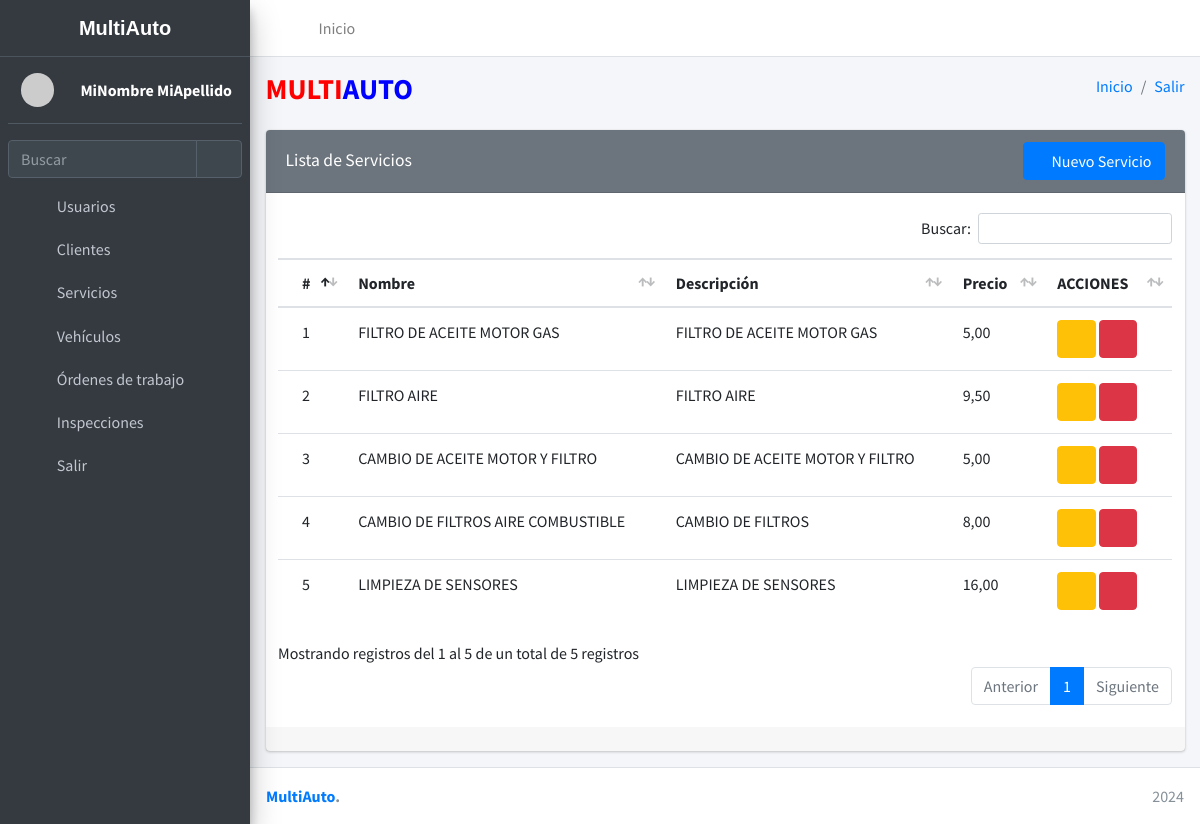
The page /lista_servicios/ (signed in) on the database its author committed.
### Aplicaciones/Gestion/models.py (models this page shows, shortened)
class Usuario(models.Model):
    id_usr = models.AutoField(primary_key=True)
    username = models.CharField(max_length=150, unique=True)
    nombre = models.CharField(max_length=30)
    apellido = models.CharField(max_length=30)
    telefono = models.CharField(max_length=15, blank=True, null=True)
    email = models.EmailField(unique=True)
    password = models.CharField(max_length=128)
    ADMINISTRADOR = 'ADMINISTRADOR'
    MECANICO = 'MECANICO'
    ROLES = [
        (ADMINISTRADOR, 'Administrador'),
        (MECANICO, 'Mecánico'),
    ]
    rol = models.CharField(max_length=20, choices=ROLES)
    is_active = models.BooleanField(default=True)
    is_deleted = models.BooleanField(default=False)
    deleted_at = models.DateTimeField(null=True, blank=True)

class Servicio(models.Model):
    id_ser = models.AutoField(primary_key=True)
    nombre_ser = models.CharField(max_length=255, unique=True)
    descripcion_ser = models.TextField()
    precio_ser = models.DecimalField(max_digits=10, decimal_places=2)
    is_deleted = models.BooleanField(default=False)
    deleted_at = models.DateTimeField(null=True, blank=True)

### Aplicaciones/Gestion/decorators.py (the view)
    def wrapper(request, *args, **kwargs):
        if 'id_usr' not in request.session:
            return redirect('login')
        else:
            try:
                request.user = Usuario.objects.get(id_usr=request.session['id_usr'])
                if request.user.rol != Usuario.ADMINISTRADOR:
                    return render(request, 'permission_denied.html')  #
            except Usuario.DoesNotExist:
                return redirect('login')
        return view_func(request, *args, **kwargs)

### Aplicaciones/Gestion/views.py (called while the page is built)
@admin_required
def listaServicios(request):
    servicios = Servicio.objects.filter(is_deleted=False)
    return render(request,'listaServicios.html',{'servicios':servicios})

### Aplicaciones/Gestion/templates/listaServicios.html (shortened to what this page needs)
{% extends "./index.html" %} {% block body %}
<section class="content">
  <div class="container-fluid">
    <div class="row">
      <div class="col-12">
        <div class="card card-secondary">
         <div class="card-header d-flex justify-content-between align-items-center">
    <h3 class="card-title">Lista de Servicios</h3>
    <a href="{% url 'guardarServicio' %}" class="btn btn-primary ml-auto">
        <i class="fa fa-plus nav-icon"></i> Nuevo Servicio
    </a>
</div>
          <div class="card-body">
            <div class="row">
              <div class="card-body table-responsive p-0">
                <table
                  id="tbl_servicios"
                  class="table table-head-fixed text-nowrap"
                >
                  <thead>
                    <tr>
                      <th>#</th>
                      <th>Nombre</th>
                      <th>Descripción</th>
                      <th>Precio</th>
                      <th>ACCIONES</th>
                    </tr>
                  </thead>
                  <tbody>
                    {% for servicio in servicios %}
                    <tr class="align-middle">
                      <td>{{ forloop.counter }}</td>
                      <td>{{ servicio.nombre_ser }}</td>
                      <td>{{ servicio.descripcion_ser }}</td>
                      <td>{{ servicio.precio_ser }}</td>
                      <td>
                        <a
                          href="/obtener_servicio/{{ servicio.id_ser }}/"
                          class="btn btn-warning"
                          title="Editar"
                          ><i class="fas fa-pen"></i></a
                        >
                        <a
                          href="#"
                          title="Eliminar"
                          onclick="eliminar('/eliminar_servicio/{{ servicio.id_ser }}/')"
                          class="btn btn-danger"
                          ><i class="fas fa-trash"></i></a
                        >
                      </td>
                    </tr>
                    {% endfor %}
                  </tbody>
                </table>
              </div>
            </div>
          </div>
          <div class="card-footer">
          </div>
        </div>
      </div>
    </div>
  </div>
</section>
{% endblock %}

### Aplicaciones/Gestion/templates/index.html (shortened to what this page needs)
{% load static %}
<!DOCTYPE html>
<html lang="en">
  <head>
    <link
      rel="stylesheet"
      href="{% static 'lib/adminlte/plugins/fontawesome-free/css/all.min.css' %}"
    />
    <link
      rel="stylesheet"
      href="{% static 'lib/adminlte/dist/css/adminlte.min.css' %}"
    />
    <link
      rel="stylesheet"
      href="{% static 'lib/adminlte/plugins/datatables-bs4/css/dataTables.bootstrap4.min.css' %}"
    />
    <link
      rel="stylesheet"
      href="{% static 'lib/adminlte/plugins/datatables-responsive/css/responsive.bootstrap4.min.css' %}"
    />
    <link
      rel="stylesheet"
      href="{% static 'lib/adminlte/plugins/datatables-buttons/css/buttons.bootstrap4.min.css' %}"
    />
    <link href="https://cdnjs.cloudflare.com/ajax/libs/select2/4.0.13/css/select2.min.css" rel="stylesheet" />
    <link href="https://cdnjs.cloudflare.com/ajax/libs/select2-bootstrap4-theme/1.5.2/select2-bootstrap4.min.css" rel="stylesheet" />
    <link
      rel="stylesheet"
      href="https://cdnjs.cloudflare.com/ajax/libs/izitoast/1.4.0/css/iziToast.css"
    />
    <link
      rel="stylesheet"
      href="{% static 'lib/adminlte/css/adminlte.min.css' %}"
    />
  </head>
  <body class="hold-transition sidebar-mini layout-footer-fixed">
    <div class="wrapper">
      <nav class="main-header navbar navbar-expand navbar-white navbar-light">
        <ul class="navbar-nav">
          <li class="nav-item">
            <a class="nav-link" data-widget="pushmenu" href="#" role="button"
              ><i class="fas fa-bars"></i
            ></a>
          </li>
          <li class="nav-item d-none d-sm-inline-block">
            <a href="{% url 'home' %}" class="nav-link">Inicio</a>
          </li>
        </ul>
        <ul class="navbar-nav ml-auto">
          <li class="nav-item">
            <a class="nav-link" data-widget="fullscreen" href="#" role="button">
              <i class="fas fa-expand-arrows-alt"></i>
            </a>
          </li>
        </ul>
      </nav>
      <aside class="main-sidebar sidebar-dark-primary elevation-4">
        <a href="{% url 'home' %}" class="brand-link text-center font-size-5 custom-font">
          <b class="">MultiAuto</b>
        </a>
        <div class="sidebar">
          <div class="user-panel mt-3 pb-3 mb-3 d-flex">
    <div class="image">
        <img src="https://ui-avatars.com/api/?name={{ request.user.nombre }}+{{ request.user.apellido }}&background=random&color=fff&size=50" alt="" class="img-size-50 img-circle mr-3">
    </div>
    <div class="info">
        <b class="text-white">{{ request.user.nombre }} {{ request.user.apellido }}</b>
    </div>
</div>
          <div class="form-inline">
            <div class="input-group" data-widget="sidebar-search">
              <input
                class="form-control form-control-sidebar"
                type="search"
                placeholder="Buscar"
                aria-label="Search"
              />
              <div class="input-group-append">
                <button class="btn btn-sidebar">
                  <i class="fas fa-search fa-fw"></i>
                </button>
              </div>
            </div>
          </div>
          <nav class="mt-2">
  <ul
    class="nav nav-pills nav-sidebar flex-column"
    data-widget="treeview"
    role="menu"
    data-accordion="false"
  >
    <li class="nav-item">
      <a href="" class="nav-link">
        <i class="nav-icon fas fa-user-alt"></i>
        <p>
          Usuarios
          <i class="right fas fa-angle-left"></i>
        </p>
      </a>
    </li>
    <li class="nav-item">
      <a href="" class="nav-link">
        <i class="nav-icon fas fa-users"></i>
        <p>
          Clientes
          <i class="right fas fa-angle-left"></i>
        </p>
      </a>
    </li>
    <li class="nav-item">
      <a href="" class="nav-link">
        <i class="nav-icon fas fa-book"></i>
        <p>
          Servicios
          <i class="right fas fa-angle-left"></i>
        </p>
      </a>
    </li>
    <li class="nav-item">
      <a href="" class="nav-link">
        <i class="nav-icon fas fa-car"></i>
        <p>
          Vehículos
          <i class="right fas fa-angle-left"></i>
        </p>
      </a>
    </li>
    <li class="nav-item">
      <a href="" class="nav-link">
        <i class="nav-icon fas fa-list-alt"></i>
        <p>
          Órdenes de trabajo
          <i class="right fas fa-angle-left"></i>
        </p>
      </a>
    </li>
    <li class="nav-item">
      <a href="" class="nav-link">
        <i class="nav-icon fas fa-check"></i>
        <p>
          Inspecciones
          <i class="right fas fa-angle-left"></i>
        </p>
      </a>
    </li>
    <li class="nav-item">
      <a href="{% url 'logout' %}" class="nav-link">
        <i class="nav-icon fas fa-sign-out-alt"></i>
        <p>Salir</p>
      </a>
    </li>
  </ul>
</nav>
        </div>
      </aside>
      <div class="content-wrapper">
        <section class="content-header">
          <div class="container-fluid">
            <div class="row mb-2">
              <div class="col-sm-6">
                <h1> <strong><span style="color: red;">MULTI</span></strong><strong><span style="color: blue;">AUTO</span></strong></h1>
              </div>
              <div class="col-sm-6">
                <ol class="breadcrumb float-sm-right">
                  <li class="breadcrumb-item"><a href="{%  url 'home' %}">Inicio</a></li>
                  <li class="breadcrumb-item"><a href="{% url 'logout' %}">Salir</a></li>
                </ol>
              </div>
            </div>
          </div>
        </section>
        {% block body %}{% endblock %}
      </div>
      <footer class="main-footer">
        <div class="float-right d-none d-sm-block"><b></b> 2024</div>
        <strong
          >
          <a href="">MultiAuto</a>.</strong
        >
      </footer>
    </div>
  </body>
</html>

### Aplicaciones/Gestion/templates/index.html (style rules this page uses)
.custom-font { font-family: 'Merriweather', sans-serif; }

### rows shown on the page
Usuario: user.nombre "MiNombre", user.apellido "MiApellido"
Servicio: nombre_ser "FILTRO DE ACEITE MOTOR GAS", descripcion_ser "FILTRO DE ACEITE MOTOR GAS", precio_ser "5,00"
Servicio: nombre_ser "FILTRO AIRE", descripcion_ser "FILTRO AIRE", precio_ser "9,50"
Servicio: nombre_ser "CAMBIO DE ACEITE MOTOR Y FILTRO", descripcion_ser "CAMBIO DE ACEITE MOTOR Y FILTRO", precio_ser "5,00"
Servicio: nombre_ser "CAMBIO DE FILTROS AIRE COMBUSTIBLE", descripcion_ser "CAMBIO DE FILTROS", precio_ser "8,00"
Servicio: nombre_ser "LIMPIEZA DE SENSORES", descripcion_ser "LIMPIEZA DE SENSORES", precio_ser "16,00"
